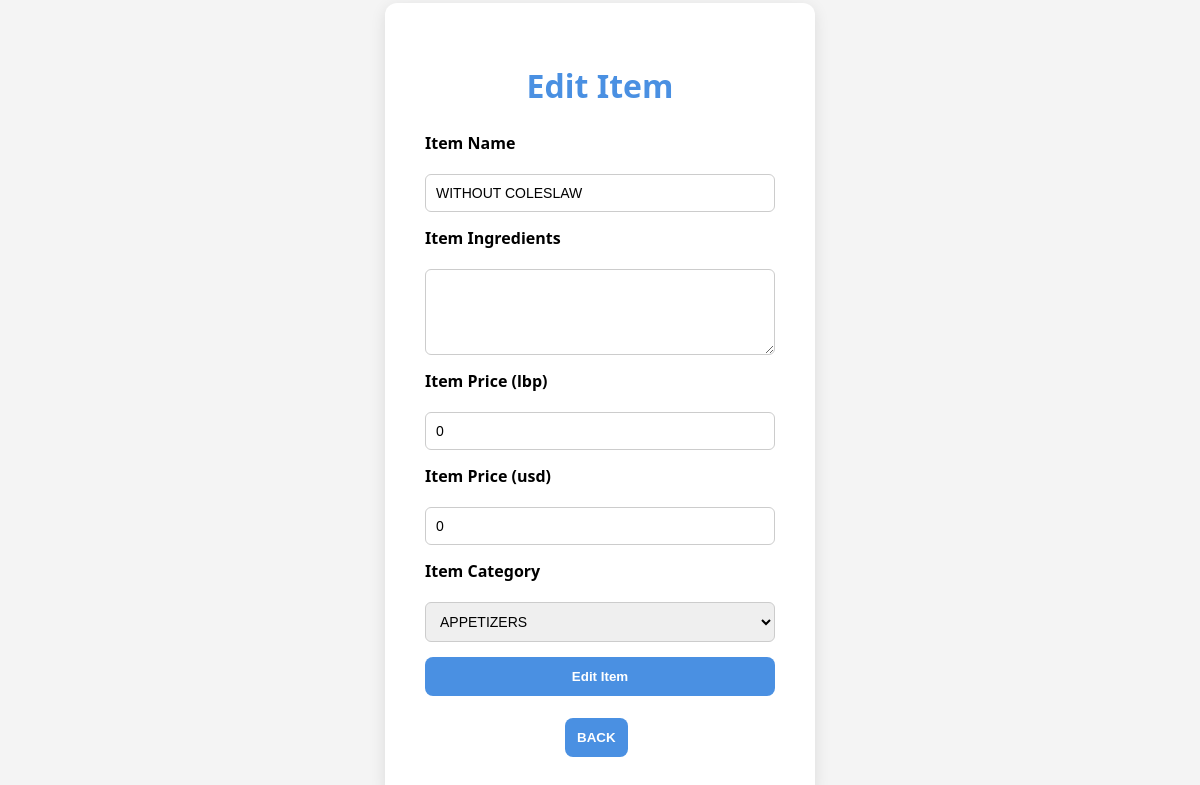
The app's page /edititem.php?item=WITHOUT COLESLAW&category=WITHOUT (signed in) with its own data.
### tables this page shows
CREATE TABLE `items` (
  `item_id` int(11) NOT NULL,
  `item_name` text NOT NULL,
  `item_category` text NOT NULL,
  `item_priceusd` double NOT NULL,
  `item_ingredients` text NOT NULL,
  `item_pricelbp` int(11) NOT NULL
);

### edititem.php (the view, shortened to what this page needs)
<?php include "connection.php";
?>
<?php
    $item = $_GET["item"];
    $category = $_GET["category"];
    if($item != null){
        $sql = "SELECT * FROM items WHERE item_name='$item' AND item_category='$category'";
        $result = mysqli_query($conn, $sql);
        $row = mysqli_fetch_assoc($result);
    }
?>
<!DOCTYPE html>
<html lang="en">
<head>
    <link rel="stylesheet" href="style/style2.css">
</head>
<body>
    <div class="form-container">
        <h1>Edit Item </h1>
        <form action="edititem.php" method="POST" enctype="multipart/form-data">
            <label for="item-name">Item Name</label>
            <input type="text" id="item-name" name="item-name" value="<?php echo $row['item_name']; ?>" required>
            <label for="ingredients">Item Ingredients</label>
            <textarea type="text" id="ingredients" name="ingredients" value="<?php echo $row['item_ingredients']; ?>" rows="4"></textarea>
            <label for="price-lbp">Item Price (lbp)</label>
            <input type="number" id="price-lbp" name="price-lbp" value="<?php echo $row['item_pricelbp']; ?>">
            <label for="price-usd">Item Price (usd)</label>
            <input type="number" id="price-usd" name="price-usd" value="<?php echo $row['item_priceusd']; ?>" step="0.01">
            <label for="category">Item Category</label>
            <select name="category" id="category" required>
                <?php
                    $sql = "SELECT * FROM categories";
                    $result = mysqli_query($conn, $sql);
                    if ($result->num_rows > 0) {
                        while($row = $result->fetch_assoc()) {
                        ?>
                        <option value="<?php echo $row["cat_name"] ?>"><?php echo $row["cat_name"] ?></option>
                <?php
                        }
                    }
                ?>
        </select>
        <button type="submit" name="submit" value="update">Edit Item</button>
        </form>
        <br>
        <a href="viewitems.php" style="margin-left: 40%;"><button>BACK</button></a>
    </div>
</body>
</html>

### style/style2.css (style rules this page uses)
body { margin: 0; font-family: 'Segoe UI', Tahoma, Geneva, Verdana, sans-serif; background: #f4f4f4; display: flex; justify-content: center; align-items: center; height: 100vh; }
.form-container { background: white; padding: 40px; border-radius: 12px; box-shadow: 0 4px 15px rgba(0,0,0,0.1); width: 350px; }
h1 { margin-bottom: 25px; text-align: center; color: #4a90e2; }
form { display: flex; flex-direction: column; gap: 15px; }
label { font-weight: bold; margin-bottom: 5px; }
input[type="text"], input[type="number"], select { padding: 10px; border: 1px solid #ccc; border-radius: 6px; font-size: 14px; }
button { padding: 12px; background: #4a90e2; color: white; font-weight: bold; border: none; border-radius: 8px; cursor: pointer; transition: background 0.3s ease; }
textarea { padding: 10px; border: 1px solid #ccc; border-radius: 6px; font-size: 14px; resize: vertical; }

### records on screen
items: item-name "WITHOUT COLESLAW", price-lbp "0", price-usd "0"

### other values on screen
form field category "APPETIZERS"
